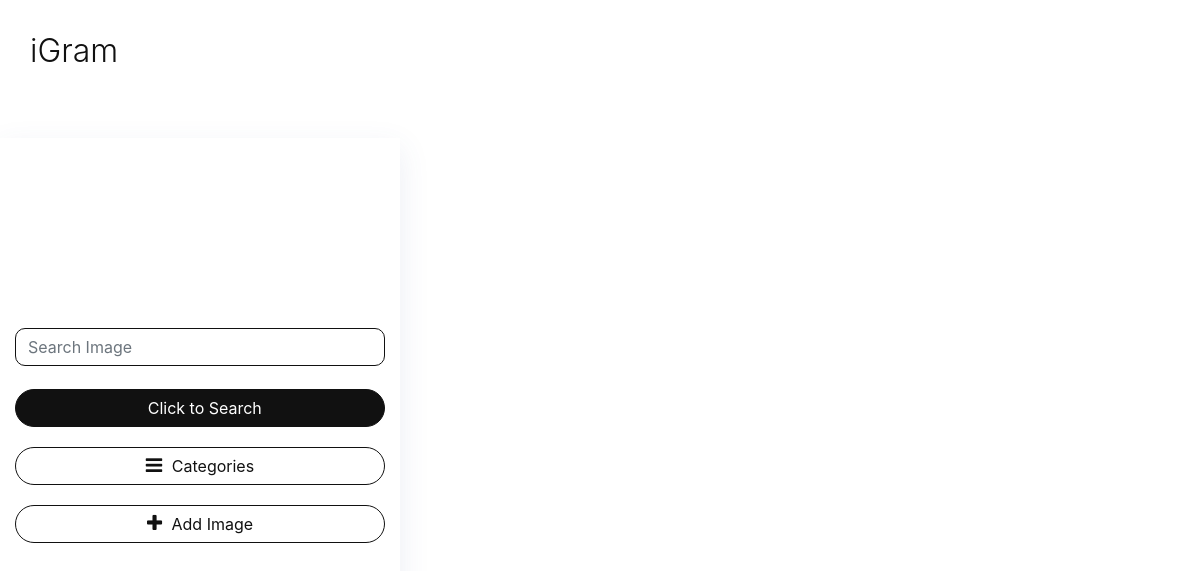
The app's page /, older data.
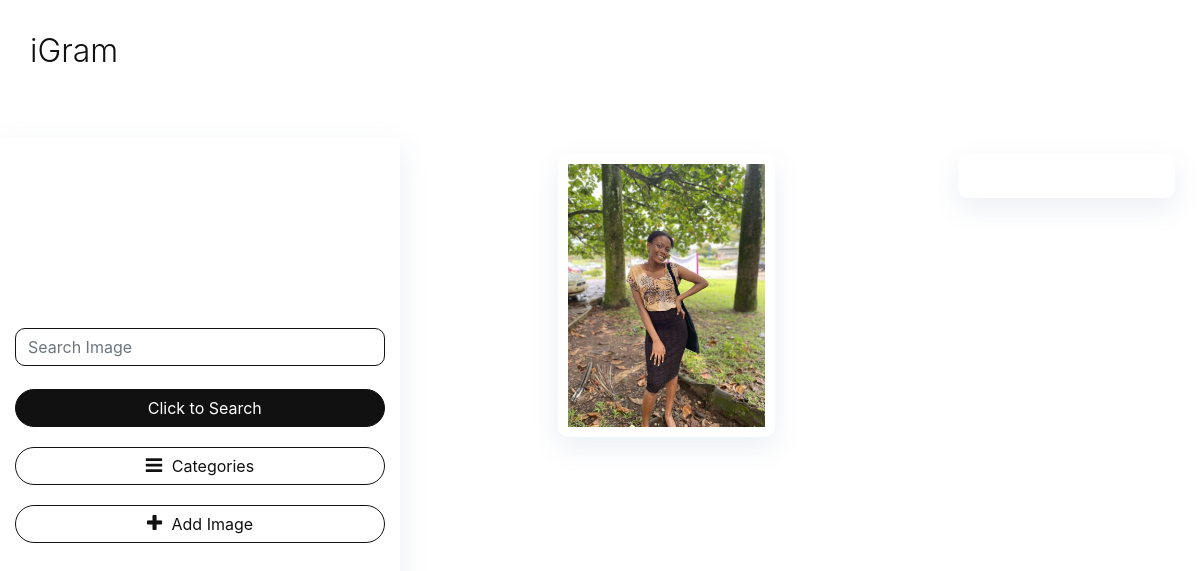
The same page, newer data.
### gallery/models.py (models this page shows, shortened)
class Gallery(models.Model):
  name=models.CharField(max_length=50)
  slug=models.SlugField()
  thumb=models.ImageField(blank=True ,null=True )
  date=models.DateField(auto_now_add=True)
  category = models.CharField(null=True , blank=True , max_length=200)
  author=models.ForeignKey(User,on_delete=models.SET_NULL,null=True)

### gallery/views.py (the view)
# urls.py: path('',views.homepage, name='homepage'),
def homepage(request):
  gallery = Gallery.objects.all()
  context = {
    'gallery':gallery,
  }
  return render(request,'gallery/index.html', context)

### gallery/templates/gallery/Index.html (shortened to what this page needs)
{% extends 'layout.html' %}
{% block content %}
        <section class="images">
            <div class="container-fluid">
                <div class="row justify-content-center">
                    <div class="col-md-4 col-lg-4 text-center image-function " >
                        <ul class="img-ul">
                            <li>
                                <form action="{% url 'gallery:search' %}" method="POST">
                                    <div class="form-group">
                                        <input type="text" class="form-control shadow-none " name="search" placeholder="Search Image">
                                    </div>
                                    <button type="submit" name="submit_search" class="btn btn-outline-white s-btn shadow-none" > Click to Search</span>
                                    </button>
                                </form>
                             </li>
                            <li>
                                <a href="" class="btn btn-outline-white i-btn shadow-none" ><span class="fa fa-bars"></span> Categories</span>
                              </a>
                             </li>
                            <li>
                               <a href="{% url 'gallery:create' %}" class="btn btn-outline-white i-btn shadow-none" ><span class="fa fa-plus"></span> Add Image</span>
                             </a>
                            </li>
                        </ul>
                    </div>
                    <div class="col-lg-8 col-md-8">
                        <div class="row justify-content-center">
                            {% for image in gallery %}
                          <div class="col-md-4 col-lg-4 mt-3 ml-auto">
                                <div class="img-single" >
                                    <div class="work-box">
                                        <a href="{{image.thumb.url}}">
                                            <div class="work-img">
                                                <img src="{{image.thumb.url}}" alt="" width="100%">
                                            </div>
                                        </a>
                                    </div>
                                </div>
                            </div>
                          {% endfor %}
                        </div>
                    </div>
                </div>
            </div>
        </section>
{% endblock %}

Row changes from the older to the newer data that the page shows:
added Gallery: thumb (picture)
